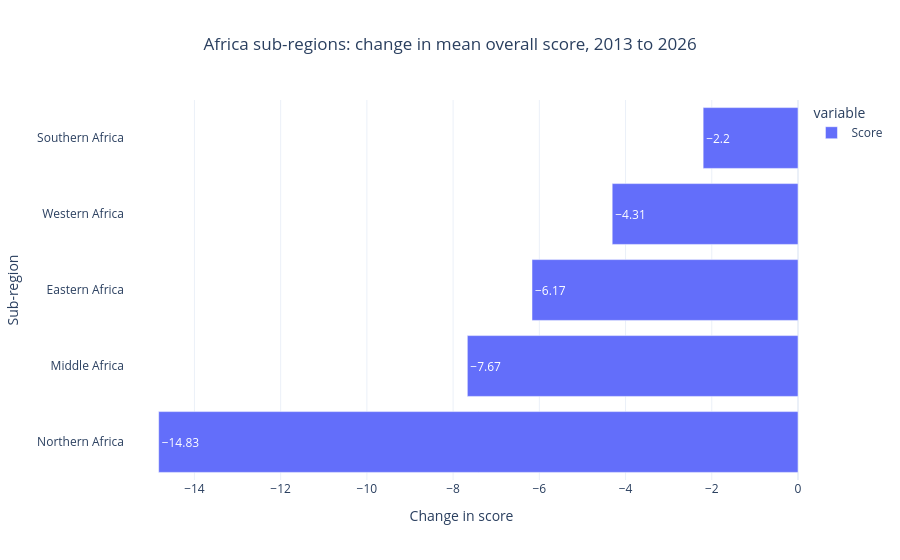

Here is the notebook cell this chart was saved with:
### Code cell
s2013 = africa_total[africa_total['Year'] == 2013].groupby('subregion')['Score'].mean()
s2026 = africa_total[africa_total['Year'] == 2026].groupby('subregion')['Score'].mean()
sub_change = (s2026 - s2013).round(2).sort_values()
print('Change 2013 to 2026:')
print(sub_change.to_string())

fig = px.bar(
    sub_change,
    orientation='h',
    title='Africa sub-regions: change in mean overall score, 2013 to 2026',
    labels={'value': 'Change in score', 'subregion': 'Sub-region'},
    text_auto=True,
)
fig.update_layout(template='plotly_white', title_x=0.5)
fig.show()

### Figure 1 — Plotly figure (JSON) as saved in the notebook; plotly's stock layout.template omitted (floating-point values rounded to 4 significant figures)
{"data": [{"hovertemplate": "variable=Score<br>Change in score=%{x}<br>Sub-region=%{y}<extra></extra>", "legendgroup": "Score", "marker": {"color": "#636efa", "pattern": {"shape": ""}}, "name": "Score", "orientation": "h", "showlegend": true, "textposition": "auto", "texttemplate": "%{x}", "type": "bar", "x": [-14.83, -7.67, -6.17, -4.31, -2.2], "xaxis": "x", "y": ["Northern Africa", "Middle Africa", "Eastern Africa", "Western Africa", "Southern Africa"], "yaxis": "y"}], "layout": {"barmode": "relative", "legend": {"title": {"text": "variable"}, "tracegroupgap": 0}, "title": {"text": "Africa sub-regions: change in mean overall score, 2013 to 2026", "x": 0.5}, "xaxis": {"anchor": "y", "domain": [0.0, 1.0], "title": {"text": "Change in score"}}, "yaxis": {"anchor": "x", "domain": [0.0, 1.0], "title": {"text": "Sub-region"}}}}
